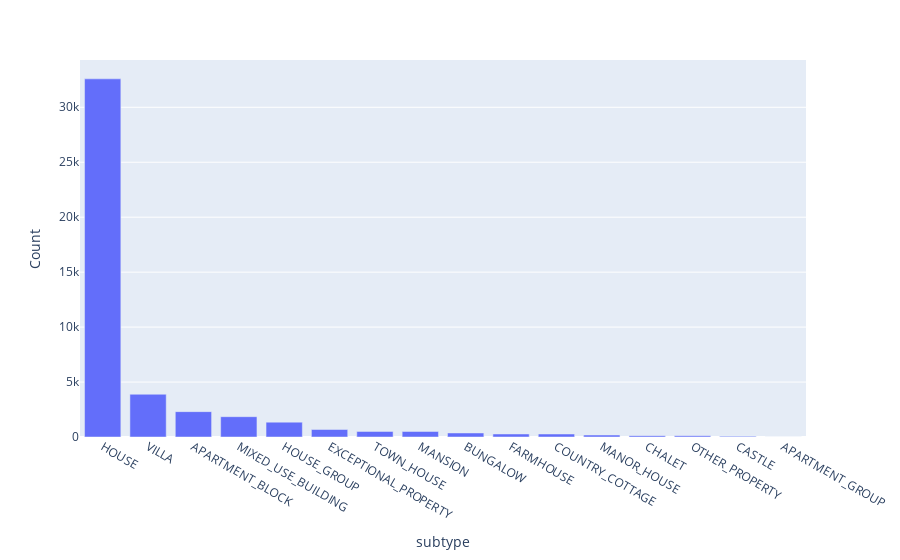

This figure's notebook cell:
### Code cell
# use the plotly library to create a bar chart of the subtype column
# Count the occurrences of each subtype
subtype_counts = df['subtype'].value_counts()

# Create the bar chart
fig = px.bar(subtype_counts, x=subtype_counts.index, y=subtype_counts.values, labels={'x':'Subtype', 'y':'Count'})

# Show the plot
fig.show()

### Figure 1 — Plotly figure (JSON) as saved in the notebook; plotly's stock layout.template omitted (floating-point values rounded to 4 significant figures)
{"data": [{"alignmentgroup": "True", "hovertemplate": "subtype=%{x}<br>Count=%{y}<extra></extra>", "legendgroup": "", "marker": {"color": "#636efa", "pattern": {"shape": ""}}, "name": "", "offsetgroup": "", "orientation": "v", "showlegend": false, "textposition": "auto", "type": "bar", "x": ["HOUSE", "VILLA", "APARTMENT_BLOCK", "MIXED_USE_BUILDING", "HOUSE_GROUP", "EXCEPTIONAL_PROPERTY", "TOWN_HOUSE", "MANSION", "BUNGALOW", "FARMHOUSE", "COUNTRY_COTTAGE", "MANOR_HOUSE", "CHALET", "OTHER_PROPERTY", "CASTLE", "APARTMENT_GROUP"], "xaxis": "x", "y": [32588, 3890, 2308, 1849, 1352, 682, 506, 502, 367, 274, 272, 178, 120, 113, 60, 3], "yaxis": "y"}], "layout": {"barmode": "relative", "legend": {"tracegroupgap": 0}, "margin": {"t": 60}, "xaxis": {"anchor": "y", "domain": [0, 1], "title": {"text": "subtype"}}, "yaxis": {"anchor": "x", "domain": [0, 1], "title": {"text": "Count"}}}}
